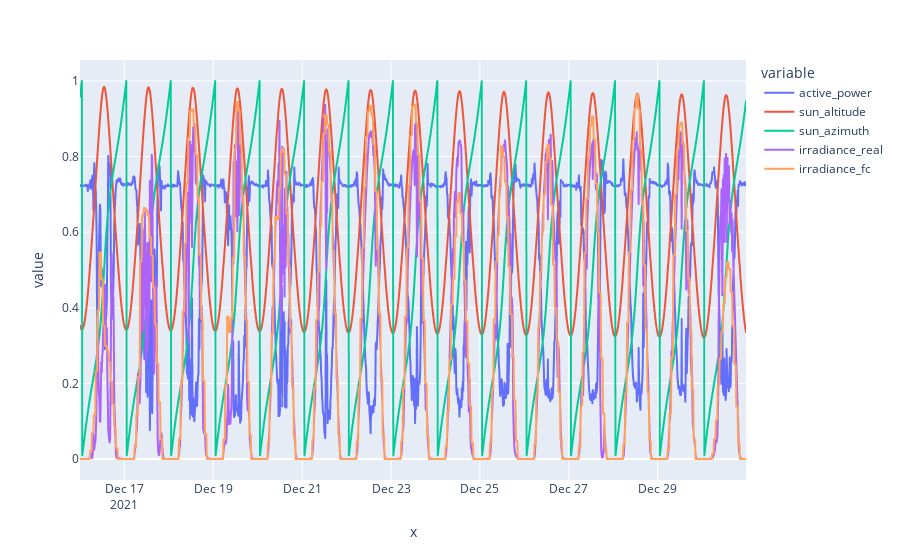

Notebook source saved alongside this figure:
### Markdown cell above
### Scaled testset data for one split (month)

### Code cell
# Read test data
experiment_path = "./saved_runs/model_with_all_features"
df_test_scaled_list = []
for i in range(6):
    test_data_path = os.path.join(experiment_path, f'test{i}_data_scaled.csv')
    df_test_scaled = pd.read_csv(test_data_path, index_col = 0)
    # Convert timestamps to datetime objects 
    datetime_index = pd.to_datetime(df_test_scaled.index)
    df_test_scaled.index = datetime_index
    df_test_scaled_list.append(df_test_scaled)

fig = px.line(df_test_scaled_list[0], x = df_test_scaled.index, y =  df_test_scaled.columns)
fig.show()

df_test_scaled.head()

### Figure 1 — Plotly figure (JSON) as saved in the notebook; plotly's stock layout.template omitted (floating-point values rounded to 4 significant figures; data arrays with more than 128 entries replaced by an {"elided": "..."} marker saying what was removed)
{"data": [{"hovertemplate": "variable=active_power<br>x=%{x}<br>value=%{y}<extra></extra>", "legendgroup": "active_power", "line": {"color": "#636efa", "dash": "solid"}, "marker": {"symbol": "circle"}, "mode": "lines", "name": "active_power", "showlegend": true, "type": "scattergl", "x": {"elided": "1440 str values"}, "xaxis": "x", "y": {"elided": "1440 float values"}, "yaxis": "y"}, {"hovertemplate": "variable=sun_altitude<br>x=%{x}<br>value=%{y}<extra></extra>", "legendgroup": "sun_altitude", "line": {"color": "#EF553B", "dash": "solid"}, "marker": {"symbol": "circle"}, "mode": "lines", "name": "sun_altitude", "showlegend": true, "type": "scattergl", "x": {"elided": "1440 str values"}, "xaxis": "x", "y": {"elided": "1440 float values"}, "yaxis": "y"}, {"hovertemplate": "variable=sun_azimuth<br>x=%{x}<br>value=%{y}<extra></extra>", "legendgroup": "sun_azimuth", "line": {"color": "#00cc96", "dash": "solid"}, "marker": {"symbol": "circle"}, "mode": "lines", "name": "sun_azimuth", "showlegend": true, "type": "scattergl", "x": {"elided": "1440 str values"}, "xaxis": "x", "y": {"elided": "1440 float values"}, "yaxis": "y"}, {"hovertemplate": "variable=irradiance_real<br>x=%{x}<br>value=%{y}<extra></extra>", "legendgroup": "irradiance_real", "line": {"color": "#ab63fa", "dash": "solid"}, "marker": {"symbol": "circle"}, "mode": "lines", "name": "irradiance_real", "showlegend": true, "type": "scattergl", "x": {"elided": "1440 str values"}, "xaxis": "x", "y": {"elided": "1440 float values"}, "yaxis": "y"}, {"hovertemplate": "variable=irradiance_fc<br>x=%{x}<br>value=%{y}<extra></extra>", "legendgroup": "irradiance_fc", "line": {"color": "#FFA15A", "dash": "solid"}, "marker": {"symbol": "circle"}, "mode": "lines", "name": "irradiance_fc", "showlegend": true, "type": "scattergl", "x": {"elided": "1440 str values"}, "xaxis": "x", "y": {"elided": "1440 float values"}, "yaxis": "y"}], "layout": {"legend": {"title": {"text": "variable"}, "tracegroupgap": 0}, "margin": {"t": 60}, "xaxis": {"anchor": "y", "domain": [0, 1], "title": {"text": "x"}}, "yaxis": {"anchor": "x", "domain": [0, 1], "title": {"text": "value"}}}}
